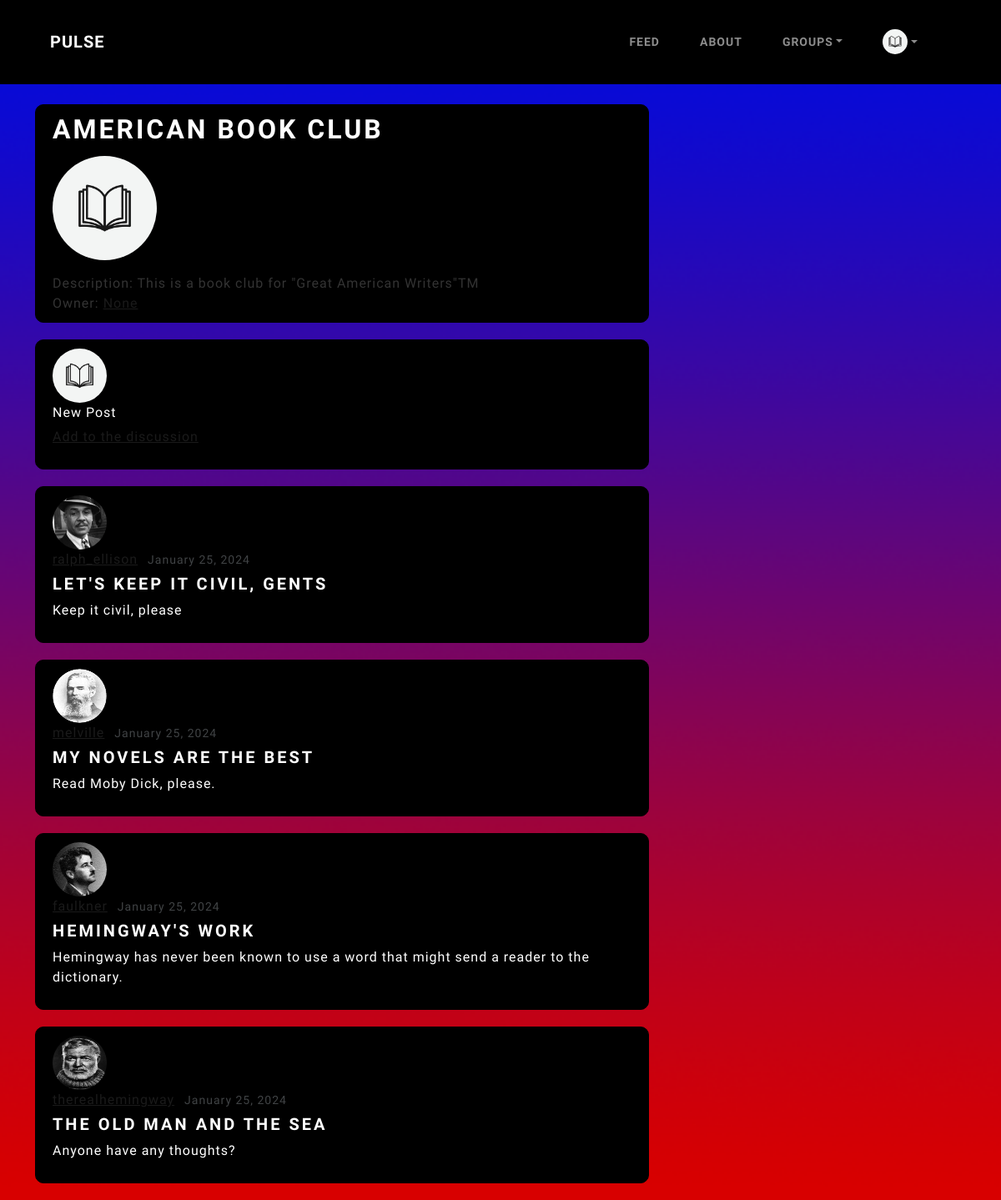
Screenshot of /home/8/ (signed in) with the database file from the repository.
### users/models.py (models this page shows, shortened)
class Profile(models.Model):
    user = models.OneToOneField(User, on_delete=models.CASCADE)
    image = models.ImageField(default='profile_pics/default-icon_RTHxOC0.jpg', upload_to='profile_pics')
    bio = models.TextField(default="There isn't much here...", blank=True)
    club = models.ManyToManyField(Club)

### blog/models.py (models this page shows, shortened)
class Club(models.Model):
    name = models.CharField(max_length=100)
    description = models.CharField(max_length=500, null=True)
    banner = models.ImageField(default='profile_pics/default-club_iFCZdbI.jpg', upload_to='profile_pics')
    owner = models.ForeignKey(User, on_delete=models.CASCADE, null=True)

class Post(models.Model):
    title = models.CharField(max_length=100)
    content = models.TextField()
    date_posted = models.DateTimeField(default=timezone.now) #pass in the actual function, not the executed function
    author = models.ForeignKey(User, on_delete=models.CASCADE)
    club = models.ForeignKey(Club, on_delete=models.CASCADE, default=1)
    class Meta:
        ordering = ['-date_posted']

### blog/views.py (the view)
# urls.py: path('home/<int:pk>/', views.clubHome, name='club-home'),
def clubHome(request, pk):
    club = get_object_or_404(Club, pk=pk)
    is_member = False
    if request.user.profile in club.profile_set.all():
        is_member = True
    context = {
        'posts': Post.objects.filter(club=club),
        'members': User.objects.all(),
        'club': club,
        'is_member': is_member,
        'owner': club.owner,
        'active_page': 'club-home',
    }
    if club.name == "General":
        context['posts'] = Post.objects.all()
        return render(request, 'blog/home.html', context)
    else:
        return render(request, 'blog/club_home.html', context)

### blog/templates/blog/club_home.html (shortened to what this page needs)
{% extends "blog/base.html" %}
{% block content %}
    {% if user.is_authenticated %}
        {% if is_member %}
            <div class="content-section">
                <div class="article-metadata">
                    <h1> {{ club.name }} </h1>
                </div>
                <img class="rounded-circle account-img" src="{{ club.banner.url }}">
                <div class="media-body"> Description: {{ club.description }}</div>
                <div class="media-body"> Owner: <a href = "{% url 'profile-with-pk' pk=club.owner.pk %}">{{ club.owner }}</a></div>
            </div>
            <article class="media content-section">
                <img class="rounded-circle article-img" src="{{ user.profile.image.url }}">
                <div class="media-body">
                    <div class="article-metadata">
                        New Post
                    </div>
                    <p class="article-content"><a href="{% url 'post-create' club_id=club.pk%}">Add to the discussion</a></p>
                </div>
            </article>
            {% for post in posts %}
                <article class="media content-section">
                    <img class="rounded-circle article-img" src="{{ post.author.profile.image.url }}">
                    <div class="media-body">
                    <div class="article-metadata">
                        <a class="mr-2 text_white hover_black" href="{% url 'profile-with-pk' pk=post.author.pk %}">{{ post.author }}</a>
                        <small class="text-muted">{{ post.date_posted|date:"F d, Y"}}</small>
                    </div>
                    <h4><a class="article-title" href="{% url 'post-detail' post.id %}">{{ post.title }}</a></h4>
                    <p class="article-content">{{ post.content }}</p>
                    </div>
                </article>
            {% endfor %}
        {% else %}
            <div class="content-section">
                <h5>You are not a member of this club. To see the contents of this club, please request to <a href="{% url 'club-list' %}">join.</a></h5>
            </div>
        {% endif %}
    {% else %}
        <div class="content-section">
            <h5>To view the Book Club, please <a href="{% url 'login' %}">login</a> or <a href="{% url 'register' %}">register</a> an account</h5>
        </div>
    {% endif %}
{% endblock content %}

### blog/templates/blog/base.html (shortened to what this page needs)
{% load static %}
<!DOCTYPE html>
<html>
<head>
    <link href="https://cdn.jsdelivr.net/npm/bootstrap@5.3.3/dist/css/bootstrap.min.css" rel="stylesheet">
    <link rel="stylesheet" type="text/css" href="https://bootswatch.com/5/lux/bootstrap.min.css">
    <link rel="stylesheet" type="text/css" href="{% static 'blog/main.css' %}">
</head>
<body>
  <header class="site-header">
    <nav class="navbar navbar-expand-md navbar-dark bg-black fixed-top px-5" data-bs-theme="dark">
      <div class="container-fluid d-flex align-items-center">
        <a class="navbar-brand" href="{% url 'blog-home' %}">Pulse</a>
        <div class="d-flex align-items-center ms-auto">
          <ul class="navbar-nav d-flex align-items-center">
            <li class="nav-item">
              <a class="nav-link {% if active_page == 'home' %}active{% endif %}" href="{% url 'blog-home' %}">Feed
              </a>
            </li>
            <li class="nav-item">
              <a class="nav-link {% if active_page == 'about' %}active{% endif %}" href="{% url 'blog-about' %}">About</a>
            </li>
            {% if user.is_authenticated %}
              <li class="nav-item dropdown">
                <a class="nav-link dropdown-toggle {% if active_page == 'groups' %}active{% endif %}" data-bs-toggle="dropdown" href="#" role="button" aria-haspopup="true" aria-expanded="false">Groups</a>
              </li>
              <li class="nav-item dropdown d-flex align-items-center">
                <a class="nav-link dropdown-toggle d-flex align-items-center {% if active_page == 'profile' %}active{% endif %}" data-bs-toggle="dropdown" href="#" role="button" aria-haspopup="true" aria-expanded="false">
                  <img class="rounded-circle nav-img" src="{{ user.profile.image.url }}" alt="Profile Image" style="height:30px; width:30px; object-fit:cover; vertical-align:middle;">
                </a>
              </li>
            {% endif %}
          </ul>
        </div>
      </div>
    </nav>
  </header>
    <main role="main" class="container">
        <div class="row">
          <div class="col-md-8">
            {% block content %}{% endblock %}
          </div>
        </div>
    </main>
</body>
</html>

### staticfiles/blog/main.css (style rules this page uses)
body { background: #fafafa; color: #333333; margin-top: 5rem; padding-top: 45px; }
h1, h2, h3, h4, h5, h6 { color: #ffffff; }
ul { margin: 0; }
.content-section { background: #000000; padding: 10px 20px; border: 1px solid #000000; border-radius: 10px; margin-bottom: 20px; position: relative; overflow: hidden; transition: all 0.3s ease; cursor:pointer; }
.content-section::before { content: ''; position: absolute; top: 0; left: 0; right: 0; bottom: 0; background-color: rgba(81, 81, 81, 0.15); opacity: 0; z-index: 1; }
.content-section > * { position: relative; z-index: 2; }
.article-title { color: #ffffff; text-decoration: none; }
.article-content { white-space: pre-line; color:white; }
.article-img { height: 65px; width: 65px; margin-right: 16px; }
.nav-img { height: 30px; width: 30px; }
.article-metadata { text-decoration: none; color: rgb(255, 255, 255); display: flex; align-items: center; gap: 0.75rem; padding-bottom: 1px; margin-bottom: 4px; }
.account-img { height: 125px; width: 125px; margin-right: 20px; margin-bottom: 16px; }

### rows the page displays
Club: name "AMERICAN BOOK CLUB", banner (placeholder picture), description "This is a book club for \"Great American Writers\"TM", owner "None"
Post: author.profile.image (picture), author "ralph_ellison", date_posted "January 25, 2024", title "LET'S KEEP IT CIVIL, GENTS", content "Keep it civil, please"
Post: author.profile.image (picture), author "melville", date_posted "January 25, 2024", title "MY NOVELS ARE THE BEST", content "Read Moby Dick, please."
Post: author.profile.image (picture), author "faulkner", date_posted "January 25, 2024", title "HEMINGWAY'S WORK", content "Hemingway has never been known to use a word that might send a reader to the dictionary."
Post: author.profile.image (picture), author "therealhemingway", date_posted "January 25, 2024", title "THE OLD MAN AND THE SEA", content "Anyone have any thoughts?"
